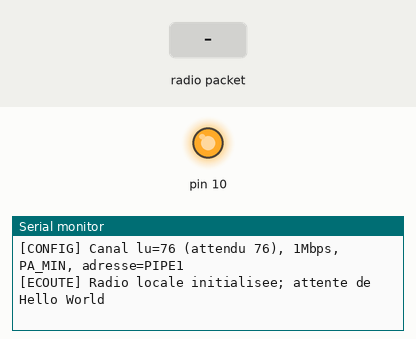
The sketch below on a simulated Arduino Uno, built with avr-gcc and run on an emulated ATmega328P. On the bench: output pins drawn as LEDs (lit = HIGH), the last lines printed to the serial monitor. The inputs (shaded band) are chosen by the test bench. No radio packets arrive unless stated.

Above: at 1.2 s.
1.3 s: radio packet "1" arrives
At 1.7 s:
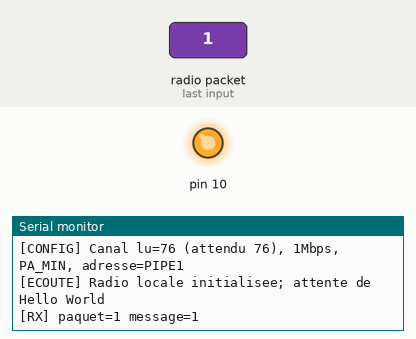
At 5.8 s:
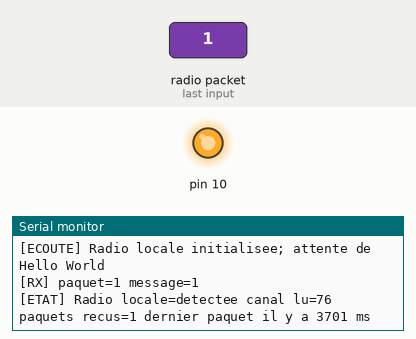

The sketch:

RECEPTEUR.ino
```cpp
// Adapted from the Passion-Electronique HelloWorldNRF24L01 example in test.md.
// TEST5 receiver Uno: CE D7, CSN D9, MOSI D11, MISO D12, SCK D13.
#include <SPI.h>
#include <RF24.h>

const uint8_t CE_PIN = 7;
const uint8_t CSN_PIN = 9;
const byte ADDRESS[6] = "PIPE1";
RF24 radio(CE_PIN, CSN_PIN);
char message[33] = {};
unsigned long received = 0;
unsigned long lastReport = 0;
unsigned long lastReceived = 0;

void setup() {
  Serial.begin(115200);
  Serial.println(F("\n[TEST5 RECEPTEUR / SLAVE v2] Serial: 115200 bauds"));
  Serial.print(F("[PINS] CE=D"));
  Serial.print(CE_PIN);
  Serial.print(F(" CSN=D"));
  Serial.print(CSN_PIN);
  Serial.println(F(" MOSI=D11 MISO=D12 SCK=D13"));
  Serial.println(F("[POWER] NRF VCC=3.3V, GND commun avec cet Arduino"));
  // Keep Uno in SPI master mode and deselect any connected SD module.
  pinMode(10, OUTPUT);
  digitalWrite(10, HIGH);
  if (!radio.begin()) {
    Serial.println(F("[ERREUR INIT] Radio locale non detectee: alimentation ou SPI"));
    Serial.println(F("[ARRET] Corriger le probleme puis redemarrer cette carte"));
    while (true) delay(1000);
  }
  radio.setChannel(76);
  if (!radio.setDataRate(RF24_1MBPS)) {
    Serial.println(F("[ERREUR CONFIG] Impossible de regler 1Mbps; redemarrer apres verification"));
    while (true) delay(1000);
  }
  radio.setAutoAck(true);
  radio.setPALevel(RF24_PA_MIN);
  radio.openReadingPipe(0, ADDRESS);
  radio.startListening();
  Serial.print(F("[CONFIG] Canal lu="));
  Serial.print(radio.getChannel());
  Serial.println(F(" (attendu 76), 1Mbps, PA_MIN, adresse=PIPE1"));
  Serial.println(F("[ECOUTE] Radio locale initialisee; attente de Hello World"));
}

void loop() {
  if (radio.available()) {
    radio.read(message, 32);
    message[32] = '\0';
    ++received;
    lastReceived = millis();
    Serial.print(F("[RX] paquet="));
    Serial.print(received);
    Serial.print(F(" message="));
    Serial.println(message);
  }
  unsigned long now = millis();
  if (now - lastReport >= 5000) {
    lastReport = now;
    Serial.print(F("[ETAT] Radio locale="));
    Serial.print(radio.isChipConnected() ? F("detectee") : F("NON DETECTEE"));
    Serial.print(F(" canal lu="));
    Serial.print(radio.getChannel());
    Serial.print(F(" paquets recus="));
    Serial.print(received);
    if (received == 0) {
      Serial.println(F(" -- aucun message recu depuis le demarrage"));
    } else {
      Serial.print(F(" dernier paquet il y a "));
      Serial.print(now - lastReceived);
      Serial.println(F(" ms"));
    }
  }
}
```

Measured:
- after the input at 1.3 s, the serial monitor: prints a new line at once (image 1)
